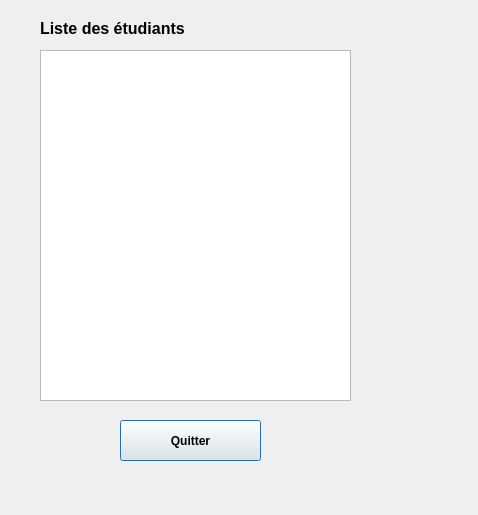
<?xml version="1.0" encoding="UTF-8"?>
<ui version="4.0">
 <class>ListeView</class>
 <widget class="QDialog" name="ListeView">
  <property name="geometry">
   <rect>
    <x>0</x>
    <y>0</y>
    <width>478</width>
    <height>515</height>
   </rect>
  </property>
  <property name="windowTitle">
   <string>Dialog</string>
  </property>
  <widget class="QLabel" name="label_listedesetudiants">
   <property name="geometry">
    <rect>
     <x>40</x>
     <y>20</y>
     <width>181</width>
     <height>16</height>
    </rect>
   </property>
   <property name="font">
    <font>
     <pointsize>12</pointsize>
     <weight>75</weight>
     <bold>true</bold>
    </font>
   </property>
   <property name="text">
    <string>Liste des étudiants</string>
   </property>
  </widget>
  <widget class="QListView" name="listView_liste">
   <property name="geometry">
    <rect>
     <x>40</x>
     <y>50</y>
     <width>311</width>
     <height>351</height>
    </rect>
   </property>
  </widget>
  <widget class="QPushButton" name="pushButton_quitter">
   <property name="geometry">
    <rect>
     <x>120</x>
     <y>420</y>
     <width>141</width>
     <height>41</height>
    </rect>
   </property>
   <property name="font">
    <font>
     <weight>75</weight>
     <bold>true</bold>
    </font>
   </property>
   <property name="text">
    <string>Quitter</string>
   </property>
  </widget>
 </widget>
 <resources/>
 <connections/>
</ui>
